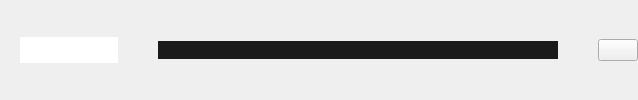
            <widget class="QWidget" name="topbar_widget" native="true">
             <property name="minimumSize">
              <size>
               <width>0</width>
               <height>0</height>
              </size>
             </property>
             <layout class="QHBoxLayout" name="horizontalLayout_4">
              <property name="spacing">
               <number>0</number>
              </property>
              <property name="leftMargin">
               <number>20</number>
              </property>
              <property name="topMargin">
               <number>0</number>
              </property>
              <property name="rightMargin">
               <number>0</number>
              </property>
              <property name="bottomMargin">
               <number>0</number>
              </property>
              <item>
               <layout class="QHBoxLayout" name="horizontalLayout">
                <property name="spacing">
                 <number>0</number>
                </property>
               </layout>
              </item>
              <item>
               <widget class="QDateEdit" name="dateEdit">
                <property name="font">
                 <font>
                  <pointsize>-1</pointsize>
                  <italic>false</italic>
                  <bold>true</bold>
                 </font>
                </property>
                <property name="styleSheet">
                 <string notr="true">QDateEdit{
color:white;
font:bold;
font-size:15px;
}</string>
                </property>
                <property name="frame">
                 <bool>false</bool>
                </property>
                <property name="alignment">
                 <set>Qt::AlignCenter</set>
                </property>
                <property name="readOnly">
                 <bool>true</bool>
                </property>
                <property name="buttonSymbols">
                 <enum>QAbstractSpinBox::NoButtons</enum>
                </property>
               </widget>
              </item>
              <item>
               <spacer name="horizontalSpacer_4">
                <property name="orientation">
                 <enum>Qt::Horizontal</enum>
                </property>
                <property name="sizeHint" stdset="0">
                 <size>
                  <width>40</width>
                  <height>20</height>
                 </size>
                </property>
               </spacer>
              </item>
              <item>
               <widget class="QLineEdit" name="notificationbar_le">
                <property name="minimumSize">
                 <size>
                  <width>400</width>
                  <height>0</height>
                 </size>
                </property>
                <property name="maximumSize">
                 <size>
                  <width>400</width>
                  <height>16777215</height>
                 </size>
                </property>
                <property name="styleSheet">
                 <string notr="true">QLineEdit
{
   background-color: #1a1a1a;	
	font-size: 14px;
	font-weight: bold;
	border: none;
}</string>
                </property>
                <property name="readOnly">
                 <bool>true</bool>
                </property>
               </widget>
              </item>
              <item>
               <spacer name="horizontalSpacer_137">
                <property name="orientation">
                 <enum>Qt::Horizontal</enum>
                </property>
                <property name="sizeHint" stdset="0">
                 <size>
                  <width>40</width>
                  <height>20</height>
                 </size>
                </property>
               </spacer>
              </item>
              <item>
               <widget class="QPushButton" name="userProfile_btn">
                <property name="text">
                 <string/>
                </property>
                <property name="icon">
                 <iconset resource="IconsResource.qrc">
                  <normaloff>:/icons/Icons/user.png</normaloff>:/icons/Icons/user.png</iconset>
                </property>
                <property name="iconSize">
                 <size>
                  <width>25</width>
                  <height>25</height>
                 </size>
                </property>
               </widget>
              </item>
             </layout>
            </widget>
